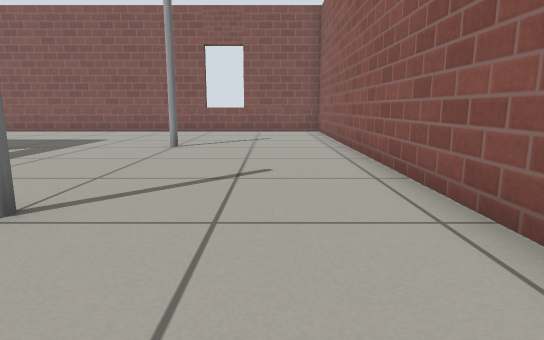
View 1 (above)

24 first-person views from a walk through a world built for the Gazebo simulator. The camera is 0.5 m above the floor, tilts 10° down and sees 75° across. Floor lines are 1 m apart. The floor is counted in squares, 0.5 m on a side. Each view is taken from the middle of a square. On the plan, view 1 faces up. The plan holds only what a view shows up to about 13 squares ahead; the rest is blank. Robots are left out. Simple patterns stand in for the simulator's built-in surfaces. Some stock models are drawn as simple stand-ins. Surface patterns are stand-ins for the level's own textures.

View 2
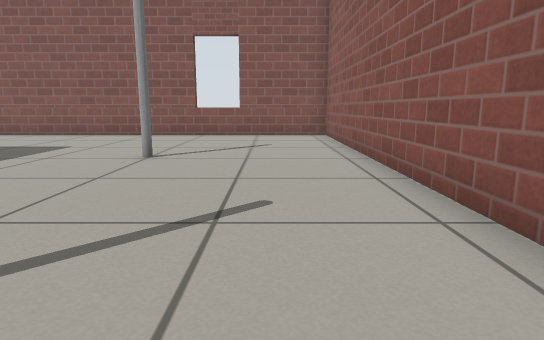

View 3
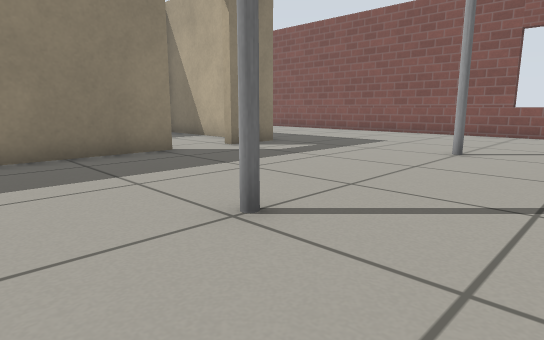

View 4
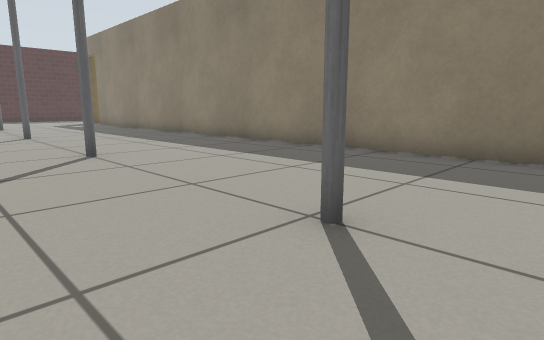

View 5
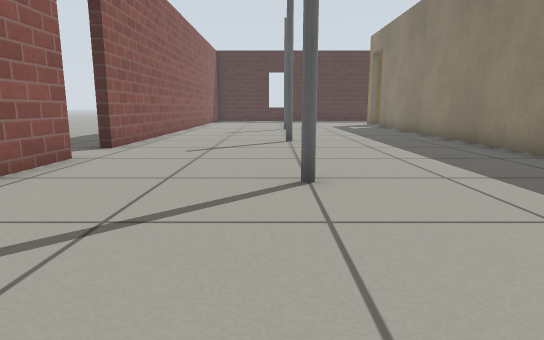

View 6
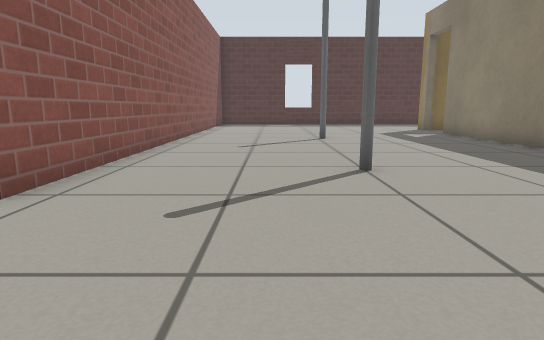

View 7
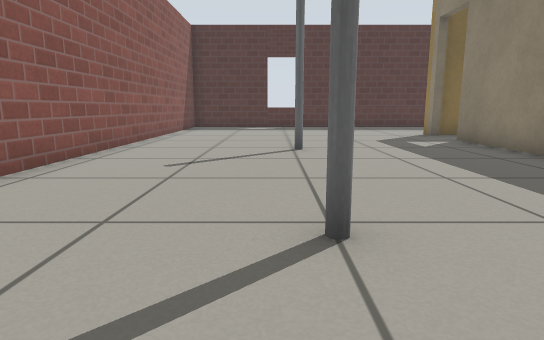

View 8
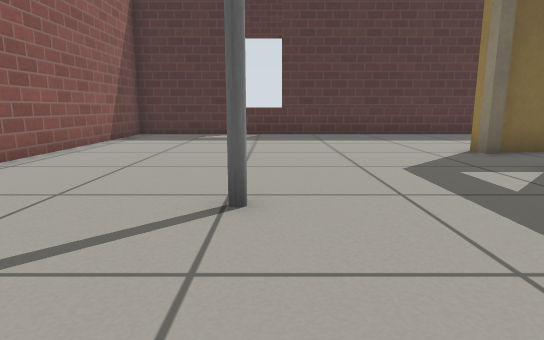

View 9
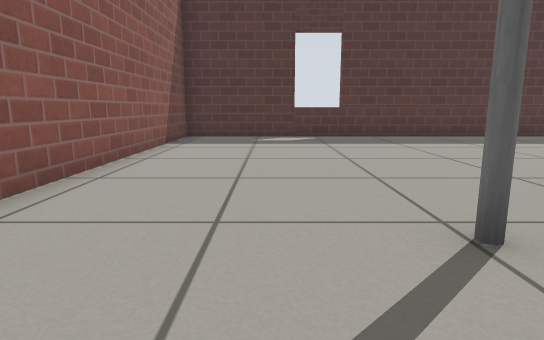

View 10
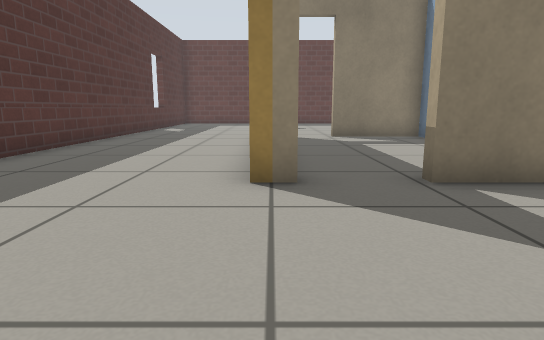

View 11
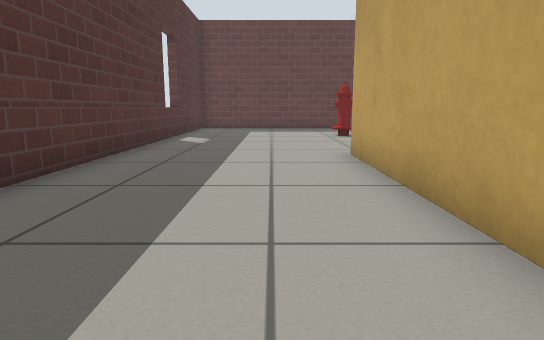

View 12
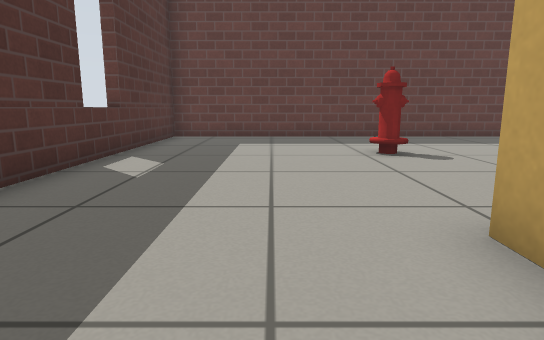

View 13
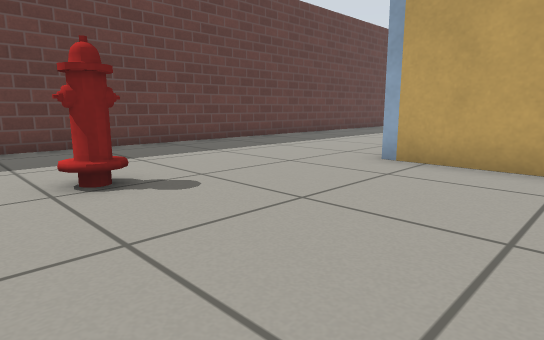

View 14
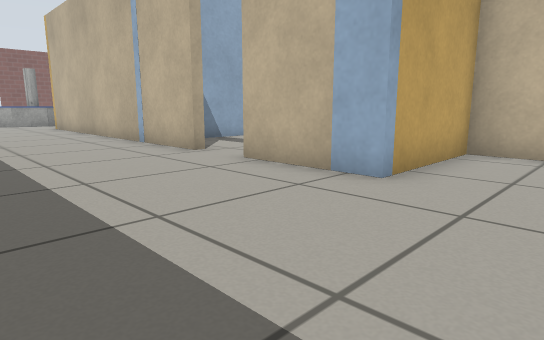

View 15
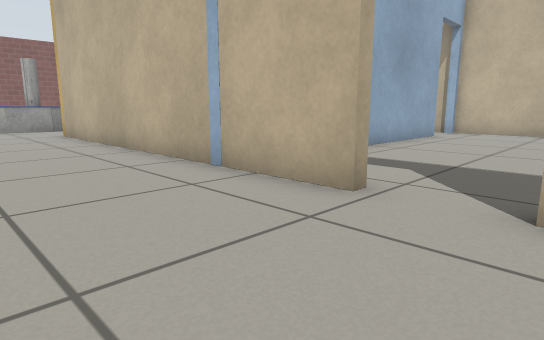

View 16
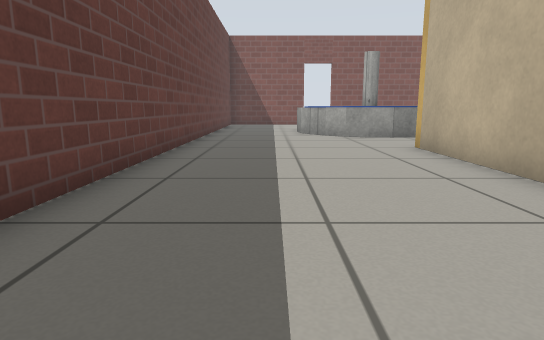

View 17
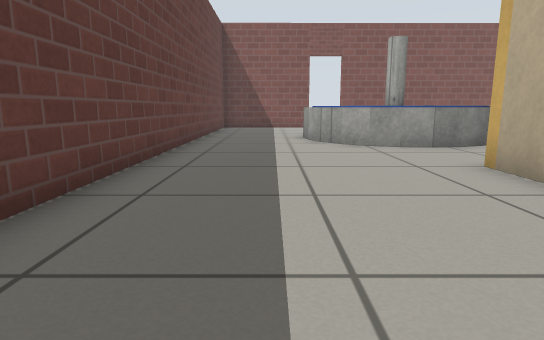

View 18
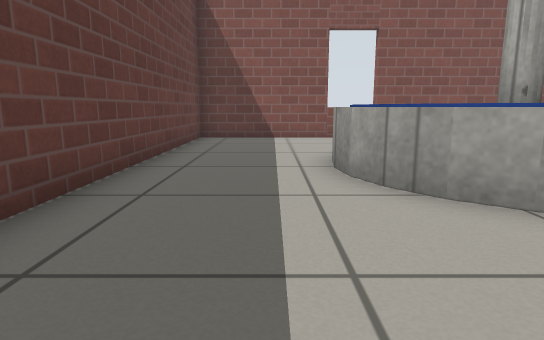

View 19
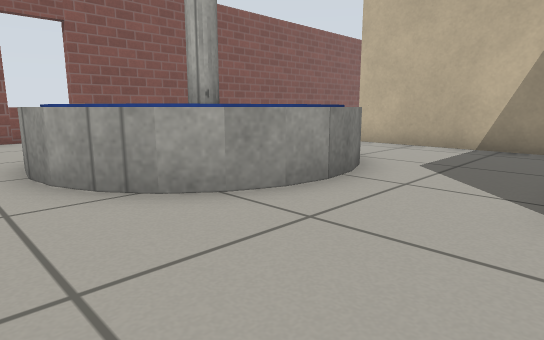

View 20
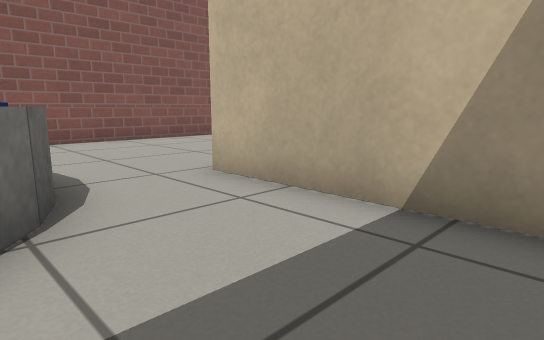

View 21
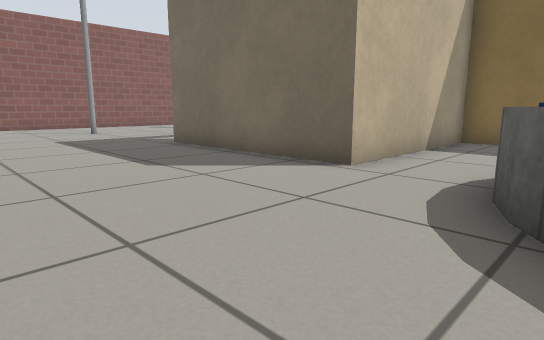

View 22
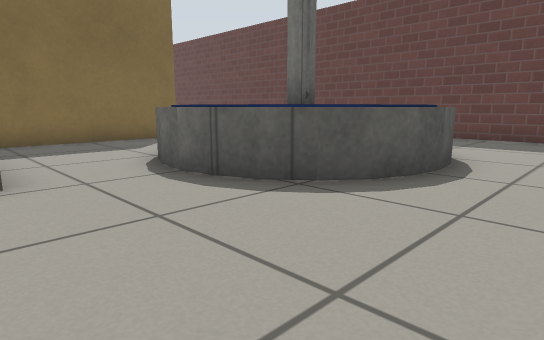

View 23
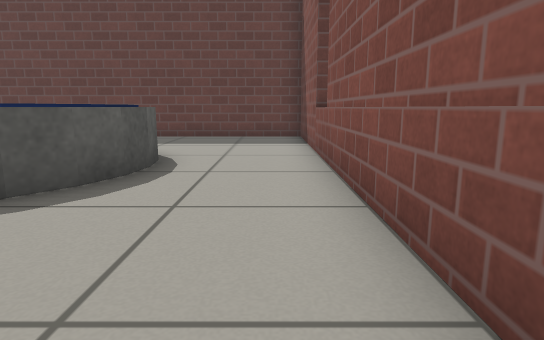

View 24
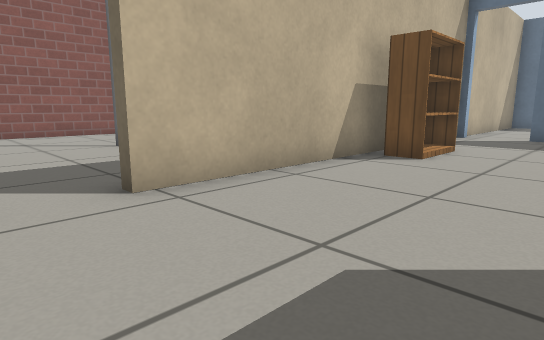

### Floor plan
Key: @ floor where view 1 was taken; # wall or solid block; . floor; D open door; P grey pole; H fire hydrant; F fountain; B bookshelf.
Columns run from 25 left of view 1 to 3 right of it. Each row starts with its distance up from view 1.
 15 ############################
 14 #..........................#
 13 #..........................#
 12 #.....FF...................#
 11 #... F FF..................#
 10 #..F    FF.................#
  9 #..F     F..######....P....#
  8 #..FF    F..# ...#.........#
  7 #...FF  F...#....D.........#
  6 #....FFF....# ...D.........#
  5 #...........#....#.........#
  4 #...........#....#.........#
  3 #.....#######....#....P....#
  2 #.....#       ...#.........#
  1 #.....#       ...#.........
  0 #.....#       ..B#.......@
 -1 #.....#       ..B#.........
 -2 #.....#       ...#.........
 -3 #.....#       ...#.....P...#
 -4  .....#       ...#.........#
 -5  .....#        ..#.........D
 -6   ....#########DD#.........D.
 -7   ....#..........#.........#.
 -8   ....#..........#.........#.
 -9   ....D..........#....P....#.
-10 #.....D.......   #.........#
-11 #.....#          #.........#
-12 #.....#          #.........#
-13 #.....#####      #.........#
-14 #.........#      #.........#
-15 #.........#...   #....P....#
-16 #.........#......#.........#
-17 #........DD......D.........#
-18 #...H....DD......D.........#
-19 #...H.....########.........#
-20 #..........................#
-21 #..........................#
-22 #..........................#
-23 #..........................#
-24 ############################

Positions as (right, up) in squares from view 1, and headings:
1: (0, 0), facing up
2: (0, 2), facing up
3: (0, 1), facing up-left
4: (0, 5), facing down-left
5: (-2, 2), facing down
6: (-1, -3), facing down
7: (-2, -6), facing down
8: (-3, -11), facing down
9: (-1, -12), facing down
10: (-3, -19), facing left
11: (-8, -21), facing left
12: (-13, -21), facing left
13: (-16, -20), facing up-left
14: (-24, -16), facing up-right
15: (-23, -11), facing up-right
16: (-23, -6), facing up
17: (-23, -3), facing up
18: (-23, 3), facing up
19: (-23, 3), facing up-right
20: (-17, 4), facing up-right
21: (-17, 14), facing down-right
22: (-13, 14), facing down-left
23: (-13, 14), facing left
24: (-12, 7), facing down-right
